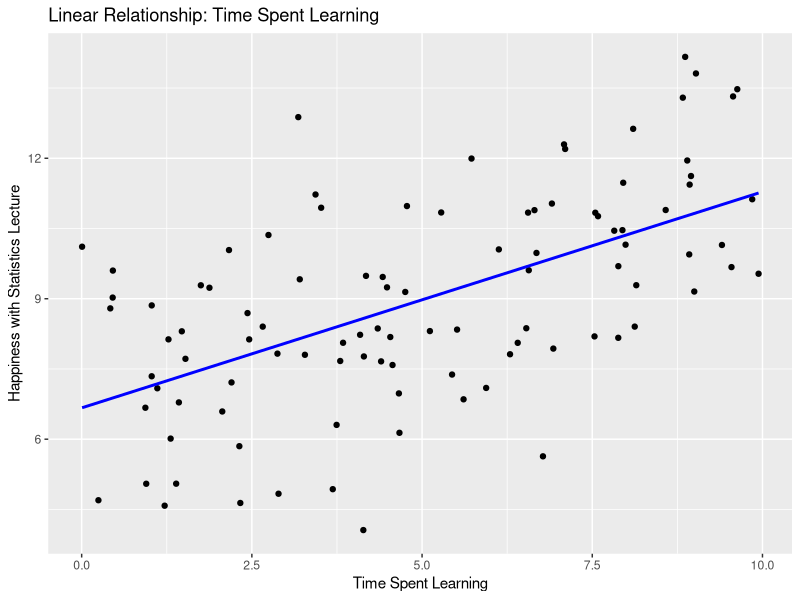
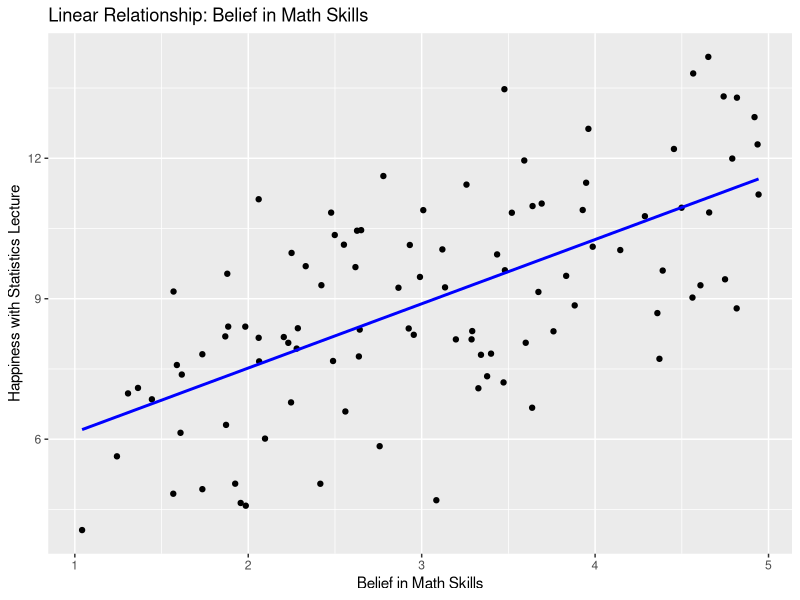

Write R code to recreate these figures, in order.
## ---- chunk 1
# Load necessary libraries
library(ggplot2)

# Set seed for reproducibility
set.seed(123)

# Generate sample data
n <- 100  # Number of observations
time_spent <- runif(n, 0, 10)  # Time spent learning
belief_math <- runif(n, 1, 5)  # Subjective belief in math skills
happiness <- 2 + 0.5 * time_spent + 1.5 * belief_math + rnorm(n, 0, 1)  # Dependent variable (happiness)

# Create a data frame
data <- data.frame(time_spent, belief_math, happiness)

# Perform multiple linear regression
model <- lm(happiness ~ time_spent + belief_math, data=data)

# Print the regression summary
summary(model)
## ---- chunk 2
# Create scatter plot for time spent learning
ggplot(data, aes(x=time_spent, y=happiness)) +
  geom_point() +
  geom_smooth(method="lm", formula = y ~ x, se=FALSE, color="blue") +
  xlab("Time Spent Learning") +
  ylab("Happiness with Statistics Lecture") +
  ggtitle("Linear Relationship: Time Spent Learning")

# Create scatter plot for belief in math skills
ggplot(data, aes(x=belief_math, y=happiness)) +
  geom_point() +
  geom_smooth(method="lm", formula = y ~ x, se=FALSE, color="blue") +
  xlab("Belief in Math Skills") +
  ylab("Happiness with Statistics Lecture") +
  ggtitle("Linear Relationship: Belief in Math Skills")
## ---- chunk 3
# Create a data frame
data_scale <- data.frame(scale(time_spent), scale(belief_math), scale(happiness))

# Perform multiple linear regression
model_scale <- lm(scale.happiness. ~ scale.time_spent. + scale.belief_math., data = data_scale)

# Print the regression summary
summary(model_scale)
## ---- chunk 4
# Calculate the correlation matrix
cor_matrix <- cor(data[, c("time_spent", "belief_math", "happiness")])

# Print the correlation matrix
print(cor_matrix)
## ---- chunk 5
library(car)  # for the vif() function

# Set the seed for reproducibility
set.seed(123)

# Generate a sample dataset with correlated predictor variables
n_small <- 50  # Small sample size
n_large <- 5000  # Large sample size

# Generate correlated predictor variables
x1 <- rnorm(n_large)
x2 <- 0.8 * x1 + rnorm(n_large, sd = 0.2)

# Generate the response variable
y <- 2 * x1 + 3 * x2 + rnorm(n_large)

# Function to calculate VIF for a given dataset and predictor variables
calculate_vif <- function(data, predictors) {
  vif_values <- vif(lm(as.formula(paste("y ~", paste(predictors, collapse = "+"))), data = data))
  return(vif_values)
}

# Calculate VIF for the small sample size
predictors <- c("x1", "x2")
vif_small <- calculate_vif(data.frame(x1[1:n_small], x2[1:n_small], y[1:n_small]), predictors)
cat("VIF values (small sample size):", vif_small, "\n")

# Calculate VIF for the large sample size
vif_large <- calculate_vif(data.frame(x1, x2, y), predictors)
cat("VIF values (large sample size):", vif_large, "\n")

# Fit linear regression models with different sample sizes
model_small <- lm(y[1:n_small] ~ x1[1:n_small] + x2[1:n_small])
model_large <- lm(y ~ x1 + x2)

# Calculate standard errors of the coefficients
se_small <- summary(model_small)$coefficients[, "Std. Error"]
se_large <- summary(model_large)$coefficients[, "Std. Error"]

# Print the standard errors
cat("Standard errors (small sample size):", se_small, "\n")
cat("Standard errors (large sample size):", se_large, "\n")

